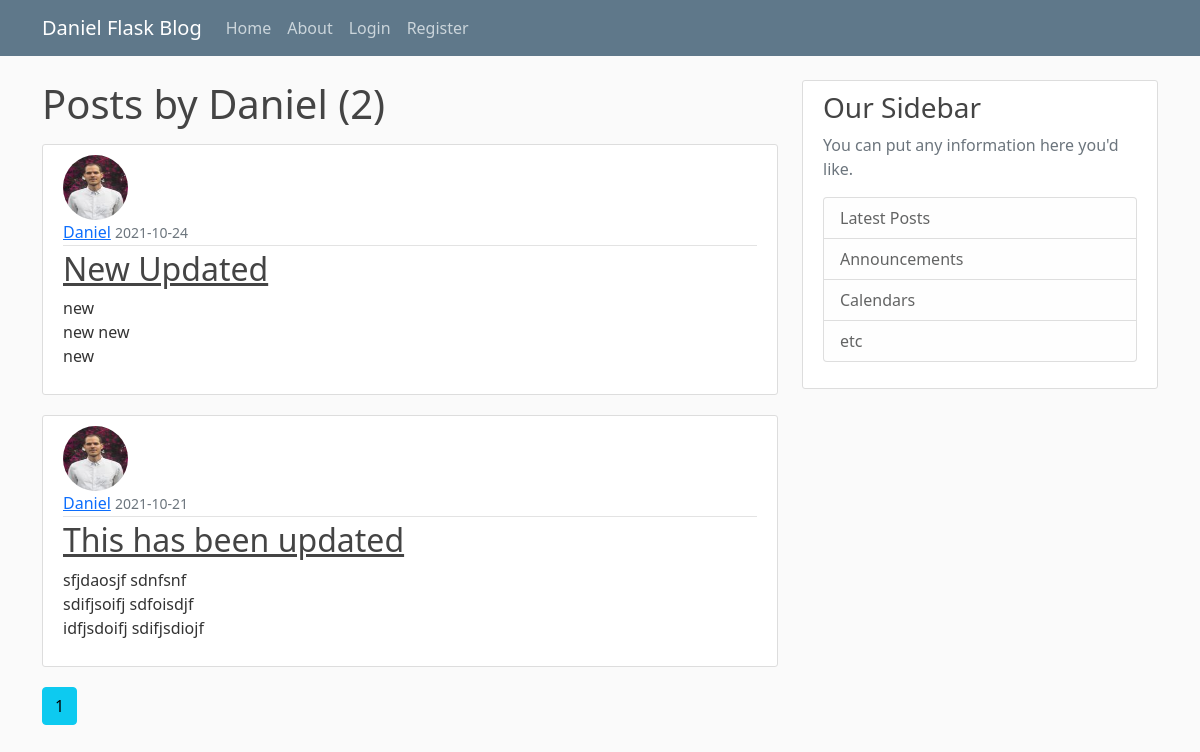
/user/Daniel, run on the app's committed database.
### flaskblog/models.py (models this page shows, shortened)
class User(db.Model, UserMixin ):
    id = db.Column(db.Integer, primary_key=True)
    username = db.Column(db.String(20), unique=True, nullable=False)
    email = db.Column(db.String(120), unique=True, nullable=False)
    image_file = db.Column(db.String(20), nullable=False, default='default.png')
    password = db.Column(db.String(60), nullable=False)
    posts = db.relationship('Post', backref='author', lazy=True)

class Post(db.Model):
    id = db.Column(db.Integer, primary_key=True)
    title = db.Column(db.String(100), nullable=False)
    date_posted = db.Column(db.DateTime, nullable=False, default=datetime.utcnow)
    content = db.Column(db.Text, nullable=False)
    user_id = db.Column(db.Integer, db.ForeignKey('user.id'), nullable=False)

### flaskblog/users/routes.py (the view)
@users.route('/user/<string:username>')
def user_posts(username):
    page = request.args.get('page', 1, type=int)
    user = User.query.filter_by(username=username).first_or_404()
    posts = Post.query.filter_by(author=user)\
        .order_by(Post.date_posted.desc())\
        .paginate(page=page, per_page=5)
    return render_template('user_posts.html', posts=posts, user=user)

### flaskblog/templates/user_posts.html
{% extends "layout.html" %}
{% block content %}
    <h1 class="mb-3">Posts by {{ user.username }} ({{ posts.total }})</h1>
    {% for post in posts.items %}
        <article class="media content-section">
          <img class="rounded-circle article-img" src="{{ url_for('static', filename='profile_pics/' + post.author.image_file) }}">
          <div class="media-body">
            <div class="article-metadata">
              <a class="mr-2" href="{{ url_for('users.user_posts', username=post.author.username) }}">{{ post.author.username }}</a>
              <small class="text-muted">{{ post.date_posted.strftime('%Y-%m-%d') }}</small>
            </div>
            <h2><a class="article-title" href="{{ url_for('posts.post', post_id=post.id) }}">{{ post.title }}</a></h2>
            <p class="article-content">{{ post.content }}</p>
          </div>
        </article>
    {% endfor %}
    {% for page_num in posts.iter_pages(left_edge=1, right_edge=1, left_current=1, right_current=2) %}
      {% if page_num %}
        {% if posts.page == page_num %}
          <a class="btn btn-info mb-4" href="{{ url_for('users.user_posts', username=user.username, page=page_num) }}">{{ page_num }}</a>
        {% else %}
          <a class="btn btn-outline-info mb-4" href="{{ url_for('users.user_posts', username=user.username, page=page_num) }}">{{ page_num }}</a>
        {% endif %}
      {% else %}
        ...
      {% endif %}
    {% endfor %}
{% endblock content %}

### flaskblog/static/main.css (style rules this page uses)
body { background: #fafafa; color: #333333; margin-top: 5rem; }
h1, h2, h3, h4, h5, h6 { color: #444444; }
.content-section { background: #ffffff; padding: 10px 20px; border: 1px solid #dddddd; border-radius: 3px; margin-bottom: 20px; }
.article-title { color: #444444; }
.article-content { white-space: pre-line; }
.article-img { height: 65px; width: 65px; margin-right: 16px; }
.article-metadata { padding-bottom: 1px; margin-bottom: 4px; border-bottom: 1px solid #e3e3e3 }

### data on the page
User: username "Daniel"
Post: image_file (picture), author.username "Daniel", date_posted "2021-10-24", title "New Updated", content "new new new new"
Post: image_file (picture), author.username "Daniel", date_posted "2021-10-21", title "This has been updated", content "sfjdaosjf sdnfsnf sdifjsoifj sdfoisdjf idfjsdoifj sdifjsdiojf"

### other printed values
{{ posts.total }} "2"
{{ page_num }} "1"
